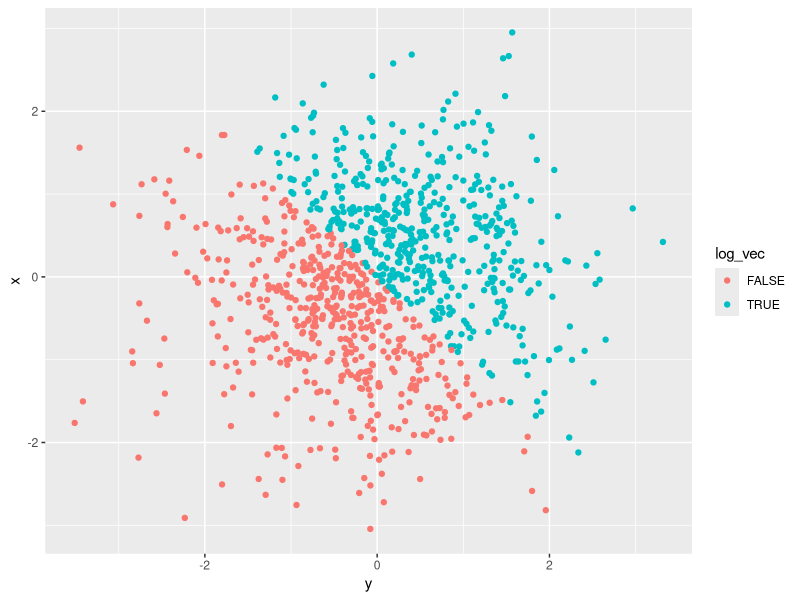
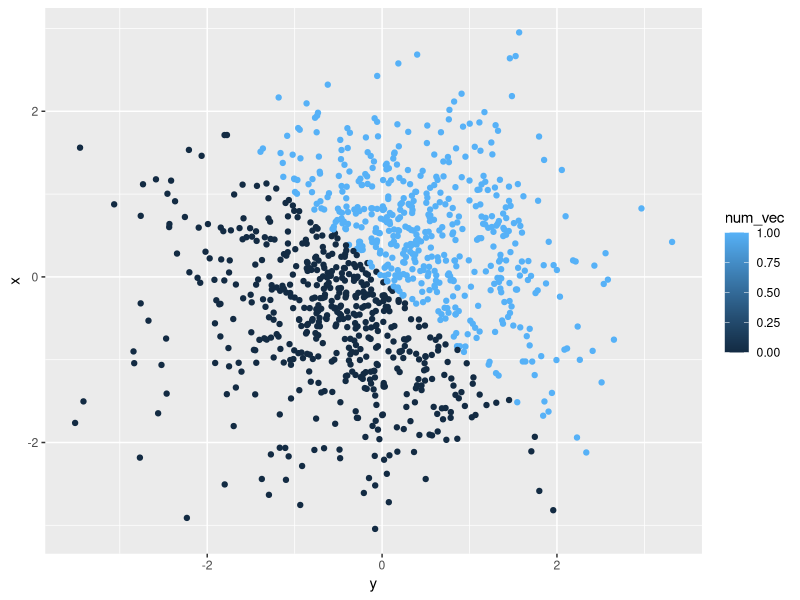
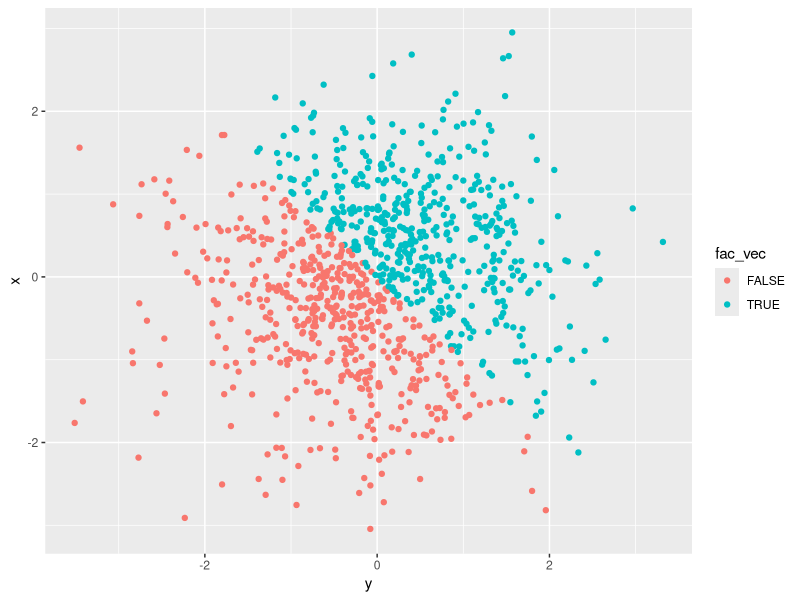
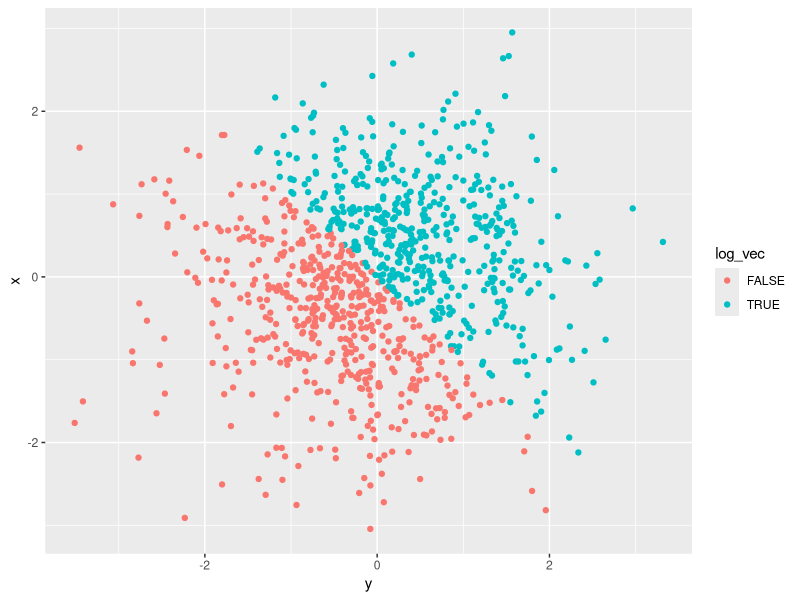

Reproduce these figures in R, in order.
## ---- chunk 1
knitr::opts_chunk$set(echo = TRUE)

## Loading the tidyverse package
library(tidyverse)

## ---- chunk 2
uniform_dist_df = tibble(
  vec_numeric = runif(10, min = 0, max = 5), 
  vec_logical = c(vec_numeric > 2), 
  vec_char = c("a", "b", "c", "d", "e", "f", "g", "h", "i", "j"), 
  vec_factor = factor(c(1,0,0,1,1,1,0,1,0,0), levels = c(0,1), labels = c("positive", "negative"))
)
## ---- chunk 3
summarise_at(uniform_dist_df, c("vec_numeric", "vec_logical", "vec_char", "vec_factor"), mean)
## ---- chunk 4
as.numeric(uniform_dist_df$vec_logical)
as.numeric(uniform_dist_df$vec_char)
as.numeric(uniform_dist_df$vec_factor)
## ---- chunk 5
char_factor_numeric = as.factor(uniform_dist_df$vec_char)
as.numeric(char_factor_numeric)

factor_char_numeric = as.character(uniform_dist_df$vec_factor)
as.numeric(factor_char_numeric)
## ---- chunk 6

norm_dist_df = tibble(
  x = rnorm(1000), 
  y = rnorm(1000), 
  log_vec = x + y > 0, 
  num_vec = as.numeric(log_vec), 
  fac_vec = as.factor(log_vec), 
)
## ---- chunk 7
## Calculating descriptive measures for norm_dist_df
dim_norm_dist_df = dim(norm_dist_df)
mean_x = mean(norm_dist_df[["x"]])
median_x = median(norm_dist_df[["x"]])
num_true = table(norm_dist_df[["log_vec"]])["TRUE"]
prop_true = (num_true/1000)
## ---- chunk 8
ggplot(norm_dist_df, aes(x = y, y = x, color = log_vec)) + geom_point()

ggsave("norm_dist_plot.pdf")
## ---- chunk 9
ggplot(norm_dist_df, aes(x = y, y = x, color = num_vec)) + geom_point()
## ---- chunk 10
ggplot(norm_dist_df, aes(x = y, y = x, color = fac_vec)) + geom_point()
